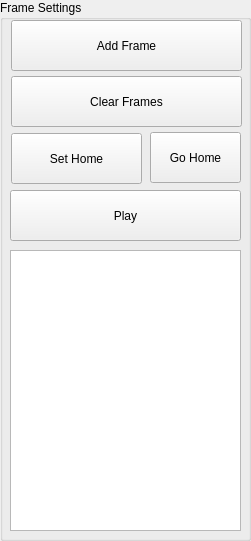
  <widget class="QGroupBox" name="groupBox_2">
   <property name="geometry">
    <rect>
     <x>850</x>
     <y>190</y>
     <width>251</width>
     <height>541</height>
    </rect>
   </property>
   <property name="title">
    <string>Frame Settings</string>
   </property>
   <widget class="QPushButton" name="add_frame_button">
    <property name="geometry">
     <rect>
      <x>11</x>
      <y>20</y>
      <width>231</width>
      <height>51</height>
     </rect>
    </property>
    <property name="text">
     <string>Add Frame</string>
    </property>
   </widget>
   <widget class="QPushButton" name="clear_frame_button">
    <property name="geometry">
     <rect>
      <x>11</x>
      <y>76</y>
      <width>231</width>
      <height>51</height>
     </rect>
    </property>
    <property name="text">
     <string>Clear Frames</string>
    </property>
   </widget>
   <widget class="QPushButton" name="set_home_button">
    <property name="geometry">
     <rect>
      <x>11</x>
      <y>133</y>
      <width>131</width>
      <height>51</height>
     </rect>
    </property>
    <property name="text">
     <string>Set Home</string>
    </property>
   </widget>
   <widget class="QPushButton" name="go_home_button">
    <property name="geometry">
     <rect>
      <x>150</x>
      <y>132</y>
      <width>91</width>
      <height>51</height>
     </rect>
    </property>
    <property name="text">
     <string>Go Home</string>
    </property>
   </widget>
   <widget class="QPushButton" name="play_button">
    <property name="geometry">
     <rect>
      <x>10</x>
      <y>190</y>
      <width>231</width>
      <height>51</height>
     </rect>
    </property>
    <property name="text">
     <string>Play</string>
    </property>
   </widget>
   <widget class="QTextBrowser" name="textBrowser">
    <property name="geometry">
     <rect>
      <x>10</x>
      <y>250</y>
      <width>231</width>
      <height>281</height>
     </rect>
    </property>
   </widget>
  </widget>
